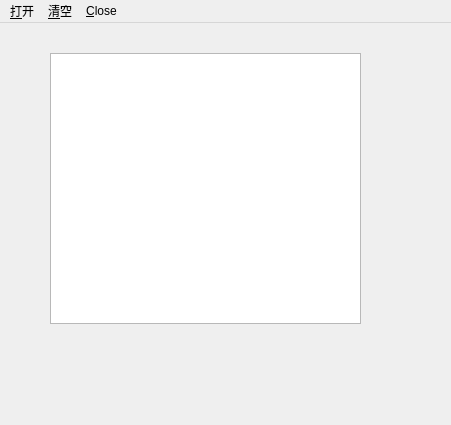
<?xml version="1.0" encoding="UTF-8"?>
<ui version="4.0">
 <class>MainWindow</class>
 <widget class="QMainWindow" name="MainWindow">
  <property name="geometry">
   <rect>
    <x>0</x>
    <y>0</y>
    <width>451</width>
    <height>425</height>
   </rect>
  </property>
  <property name="windowTitle">
   <string>MainWindow</string>
  </property>
  <widget class="QWidget" name="centralWidget">
   <widget class="QGraphicsView" name="graphicsView">
    <property name="geometry">
     <rect>
      <x>50</x>
      <y>30</y>
      <width>311</width>
      <height>271</height>
     </rect>
    </property>
   </widget>
  </widget>
  <widget class="QMenuBar" name="menuBar">
   <property name="geometry">
    <rect>
     <x>0</x>
     <y>0</y>
     <width>451</width>
     <height>23</height>
    </rect>
   </property>
   <widget class="QMenu" name="menu">
    <property name="title">
     <string>&amp;打开</string>
    </property>
   </widget>
   <widget class="QMenu" name="menu_2">
    <property name="title">
     <string>&amp;清空</string>
    </property>
   </widget>
   <widget class="QMenu" name="menu_3">
    <property name="title">
     <string>&amp;Close</string>
    </property>
   </widget>
   <addaction name="menu"/>
   <addaction name="menu_2"/>
   <addaction name="menu_3"/>
  </widget>
 </widget>
 <resources/>
 <connections/>
</ui>
